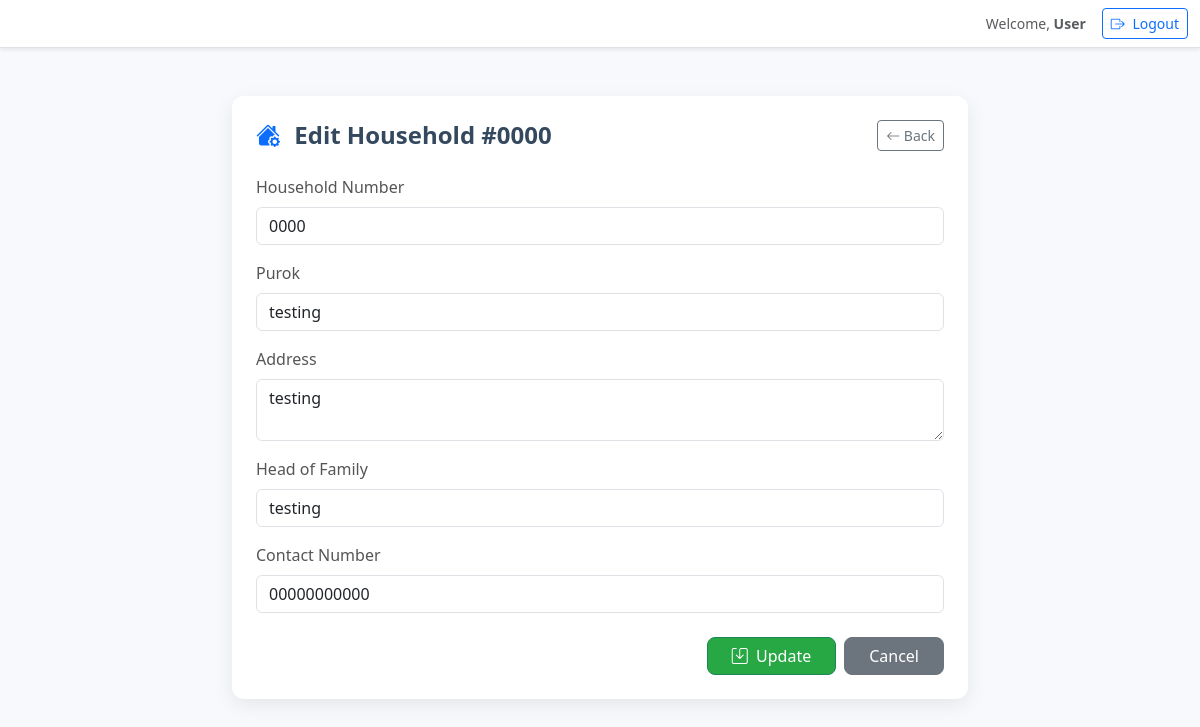
The app's page /households/edit.php?id=1 with its own data.
### tables this page shows
CREATE TABLE `households` (
  `id` int(11) NOT NULL,
  `household_no` varchar(50) DEFAULT NULL,
  `purok` varchar(50) DEFAULT NULL,
  `address` text DEFAULT NULL,
  `head_of_family` varchar(100) DEFAULT NULL,
  `contact_number` varchar(20) DEFAULT NULL,
  `date_registered` date DEFAULT curdate()
);

### households/edit.php (the view, shortened to what this page needs)
<?php
include '../config.php';
$id = $_GET['id'];
$data = $conn->query("SELECT * FROM households WHERE id = $id")->fetch_assoc();
?>
<!DOCTYPE html>
<html lang="en">
<head>
    <link href="https://cdn.jsdelivr.net/npm/bootstrap@5.3.0/dist/css/bootstrap.min.css" rel="stylesheet">
    <link href="https://cdn.jsdelivr.net/npm/bootstrap-icons@1.10.5/font/bootstrap-icons.css" rel="stylesheet">
</head>
<body>
<?php include '../navbar.php'; ?>
<div class="container py-5">
    <div class="row justify-content-center">
        <div class="col-md-8">
            <div class="card p-4">
                <div class="d-flex justify-content-between align-items-center mb-4">
                    <h4 class="card-title mb-0">
                        <i class="bi bi-house-gear-fill me-2 text-primary"></i>
                        Edit Household #<?= htmlspecialchars($data['household_no']) ?>
                    </h4>
                    <a href="index.php" class="btn btn-sm btn-outline-secondary">
                        <i class="bi bi-arrow-left"></i> Back
                    </a>
                </div>
                <form method="POST">
                    <div class="mb-3">
                        <label class="form-label">Household Number</label>
                        <input type="text" name="household_no" value="<?= htmlspecialchars($data['household_no']) ?>" class="form-control" required>
                    </div>
                    <div class="mb-3">
                        <label class="form-label">Purok</label>
                        <input type="text" name="purok" value="<?= htmlspecialchars($data['purok']) ?>" class="form-control" required>
                    </div>
                    <div class="mb-3">
                        <label class="form-label">Address</label>
                        <textarea name="address" class="form-control" rows="2" required><?= htmlspecialchars($data['address']) ?></textarea>
                    </div>
                    <div class="mb-3">
                        <label class="form-label">Head of Family</label>
                        <input type="text" name="head_of_family" value="<?= htmlspecialchars($data['head_of_family']) ?>" class="form-control" required>
                    </div>
                    <div class="mb-4">
                        <label class="form-label">Contact Number</label>
                        <input type="text" name="contact_number" value="<?= htmlspecialchars($data['contact_number']) ?>" class="form-control">
                    </div>
                    <div class="d-flex justify-content-end gap-2">
                        <button type="submit" class="btn btn-success px-4">
                            <i class="bi bi-save me-1"></i> Update
                        </button>
                        <a href="index.php" class="btn btn-secondary px-4">
                            Cancel
                        </a>
                    </div>
                </form>
            </div>
        </div>
    </div>
</div>
</body>
</html>

### households/edit.php (style rules this page uses)
body { background-color: #f7f9fc; font-family: 'Segoe UI', sans-serif; }
.card { border-radius: 12px; box-shadow: 0 6px 20px rgba(0, 0, 0, 0.08); border: none; }
.card-title { font-weight: 600; color: #34495e; }
.form-label { font-weight: 500; color: #555; }
.btn-success { background-color: #28a745; border-radius: 8px; }
.btn-secondary { border-radius: 8px; }

### records on screen
households: household_no "0000", purok "testing", address "testing", head_of_family "testing", contact_number "00000000000"

### other values on screen
$userName "User"
